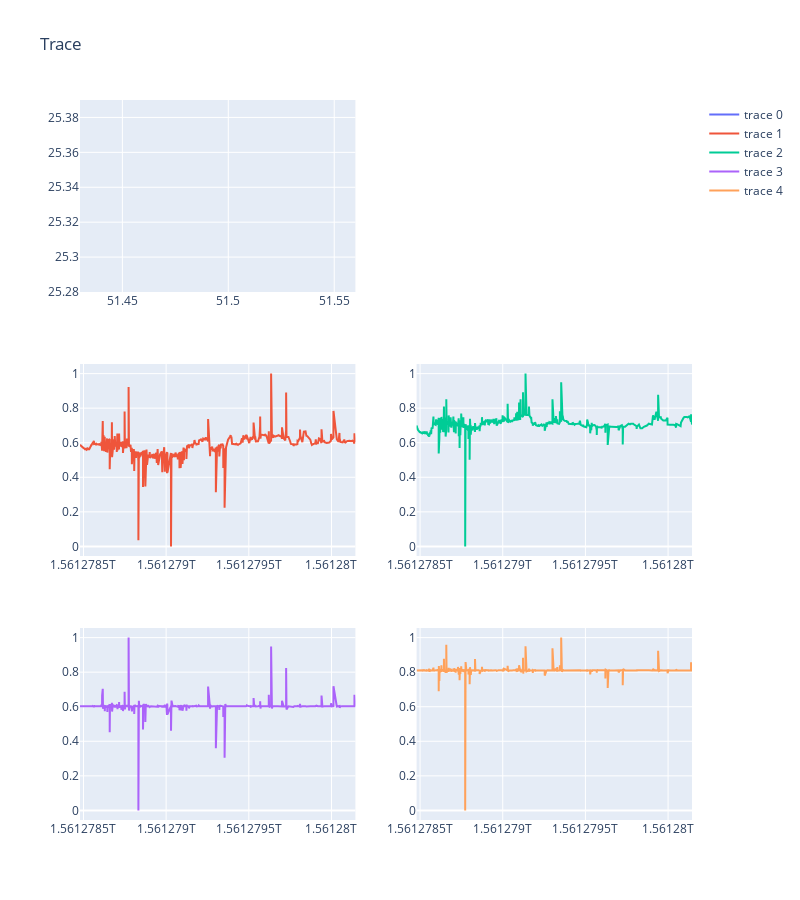

Notebook code for this chart:
### Code cell
from utils.visualization import plot_trace

plot_trace(df, mode="velocity")

### Figure 1 — Plotly figure (JSON) as saved in the notebook; plotly's stock layout.template omitted (floating-point values rounded to 4 significant figures; data arrays with more than 128 entries replaced by an {"elided": "..."} marker saying what was removed)
{"data": [{"marker": {"size": 2}, "type": "scatter", "x": {"elided": "529 float values"}, "xaxis": "x", "y": {"elided": "529 float values"}, "yaxis": "y"}, {"type": "scatter", "x": {"elided": "529 int values"}, "xaxis": "x3", "y": {"elided": "529 float values"}, "yaxis": "y3"}, {"type": "scatter", "x": {"elided": "529 int values"}, "xaxis": "x4", "y": {"elided": "529 float values"}, "yaxis": "y4"}, {"type": "scatter", "x": {"elided": "529 int values"}, "xaxis": "x5", "y": {"elided": "529 float values"}, "yaxis": "y5"}, {"type": "scatter", "x": {"elided": "529 int values"}, "xaxis": "x6", "y": {"elided": "529 float values"}, "yaxis": "y6"}], "layout": {"height": 900, "title": {"text": "Trace"}, "width": 800, "xaxis": {"anchor": "y", "domain": [0, 0.45], "range": [51.43, 51.56]}, "xaxis2": {"anchor": "y2", "domain": [0.55, 1]}, "xaxis3": {"anchor": "y3", "domain": [0, 0.45]}, "xaxis4": {"anchor": "y4", "domain": [0.55, 1]}, "xaxis5": {"anchor": "y5", "domain": [0, 0.45]}, "xaxis6": {"anchor": "y6", "domain": [0.55, 1]}, "yaxis": {"anchor": "x", "domain": [0.7333, 1], "range": [25.28, 25.39]}, "yaxis2": {"anchor": "x2", "domain": [0.7333, 1]}, "yaxis3": {"anchor": "x3", "domain": [0.3667, 0.6333]}, "yaxis4": {"anchor": "x4", "domain": [0.3667, 0.6333]}, "yaxis5": {"anchor": "x5", "domain": [0, 0.2667]}, "yaxis6": {"anchor": "x6", "domain": [0, 0.2667]}}}
